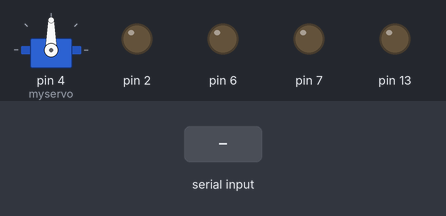
This sketch was run on a simulated Arduino Uno, built with avr-gcc and run on an emulated ATmega328P. Parts: servo, output pins drawn as LEDs (lit = HIGH). The test bench sets the inputs (shaded band).

Above: at 1.2 s.
1.3 s: "v" received over Serial
4.3 s: "1" received over Serial
At 5.5 s:
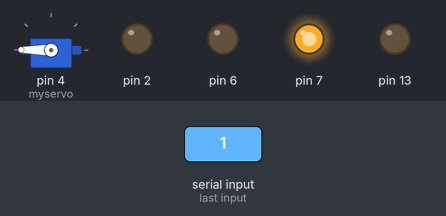
5.8 s: "2" received over Serial
At 6.7 s:
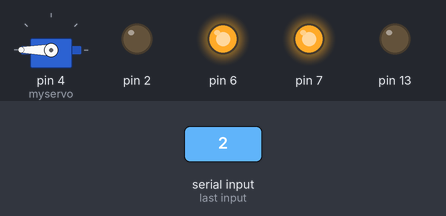
7.3 s: "a" received over Serial
At 7.9 s:
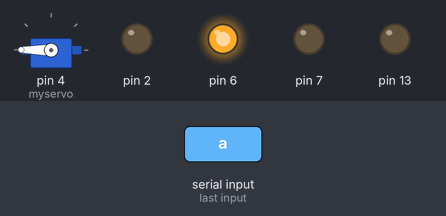
8.8 s: "o" received over Serial
At 9.26 s:
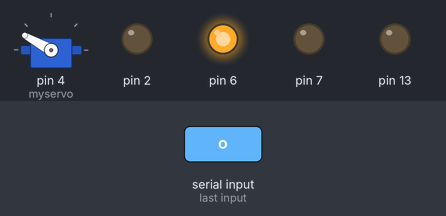
11.8 s: "c" received over Serial
At 12.5 s:
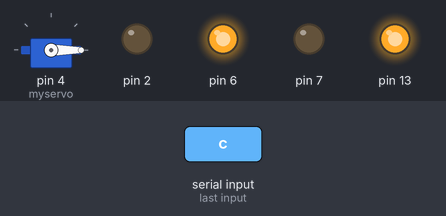
Timing chart, 0 to 14.3 s (numbered marks = the images above; inputs shaded):
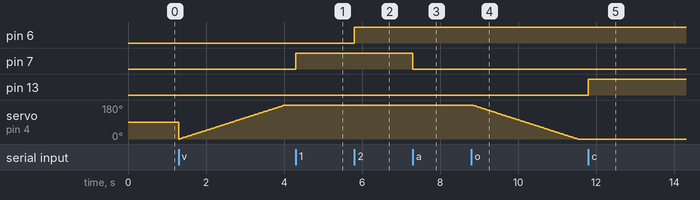

Measured:
- after the input at 4.3 s, pin 7: LOW → HIGH at once
- after the input at 5.8 s, pin 6: LOW → HIGH at once
- after the input at 7.3 s, pin 7: HIGH → LOW at once
- after the input at 8.8 s, servo on pin 4 (myservo): moves from 180° to 0° over 2.7 s, starting at once
- after the input at 11.8 s, pin 13: LOW → HIGH at once

The sketch:

arduinocodepfe.ino
```cpp
#include <Servo.h>

Servo myservo;  // create servo object to control a servo
int pos = 0;
char state;
void setup()
{
  pinMode(7,OUTPUT);
  pinMode(6,OUTPUT);
  pinMode(2,OUTPUT);
  myservo.attach(4);
  pinMode(13,OUTPUT);
  Serial.begin(9600);
}

void loop(){
  if(Serial.available()){
   state=Serial.read();
  if(state=='1')digitalWrite(7, HIGH);
  else if(state=='a')digitalWrite(7, LOW);
  else if(state=='2')digitalWrite(6, HIGH);
  else if(state=='b')digitalWrite(6, LOW);
    else if(state=='3')digitalWrite(12, HIGH);

  else if(state=='d')digitalWrite(12, LOW);

  else if(state=='v'){
  for (pos = 0; pos <= 180; pos += 1) {
    myservo.write(pos);
    delay(15);
  }}
  else if(state=='o'){
    for (pos = 180; pos >= 0; pos -= 1) { // goes from 180 degrees to 0 degrees
    myservo.write(pos);// tell servo to go to position in variable 'pos'
    delay(15); // waits 15ms for the servo to reach the position
  }}
   else if(state=='c')digitalWrite(13, HIGH);

  else if(state=='e')digitalWrite(13, LOW);
  }
}
```
